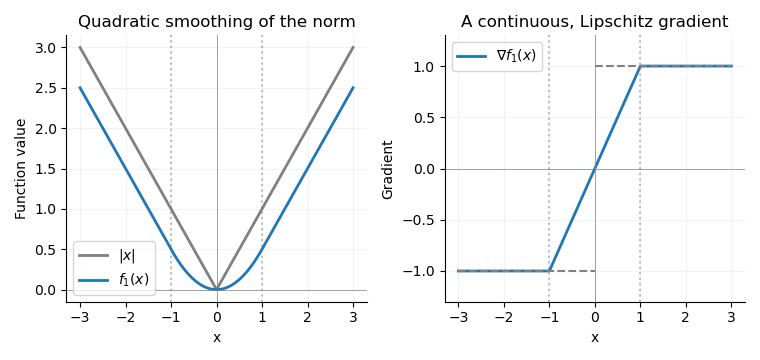

Recreate this plot in Python.
import numpy as np
import matplotlib
matplotlib.use("Agg")
import matplotlib.pyplot as plt
plt.rcParams.update({"font.size":10,"axes.spines.top":False,"axes.spines.right":False})
x=np.linspace(-3,3,900);r=abs(x);env=np.where(r<=1,x*x/2,r-.5);grad=np.clip(x,-1,1)
fig,axes=plt.subplots(1,2,figsize=(7.6,3.6),dpi=100)
axes[0].plot(x,r,label=r'$|x|$',color='gray',lw=2);axes[0].plot(x,env,label=r'$f_1(x)$',lw=2,color='tab:blue')
axes[0].set(xlabel='x',ylabel='Function value',title='Quadratic smoothing of the norm');axes[0].legend()
axes[1].plot(x,grad,color='tab:blue',lw=2,label=r'$\nabla f_1(x)$')
for a,b,y in [(-3,0,-1),(0,3,1)]:axes[1].plot([a,b],[y,y],color='gray',ls='--',lw=1.5)
axes[1].set(xlabel='x',ylabel='Gradient',ylim=(-1.3,1.3),title='A continuous, Lipschitz gradient');axes[1].legend()
for ax in axes:
 ax.axhline(0,color='gray',lw=.5);ax.axvline(0,color='gray',lw=.5)
 for z in [-1,1]:ax.axvline(z,color='gray',ls=':',alpha=.5)
 ax.grid(alpha=.15)
fig.tight_layout();fig.savefig('paper-325-moreau-norm.png',facecolor='white',transparent=False)
